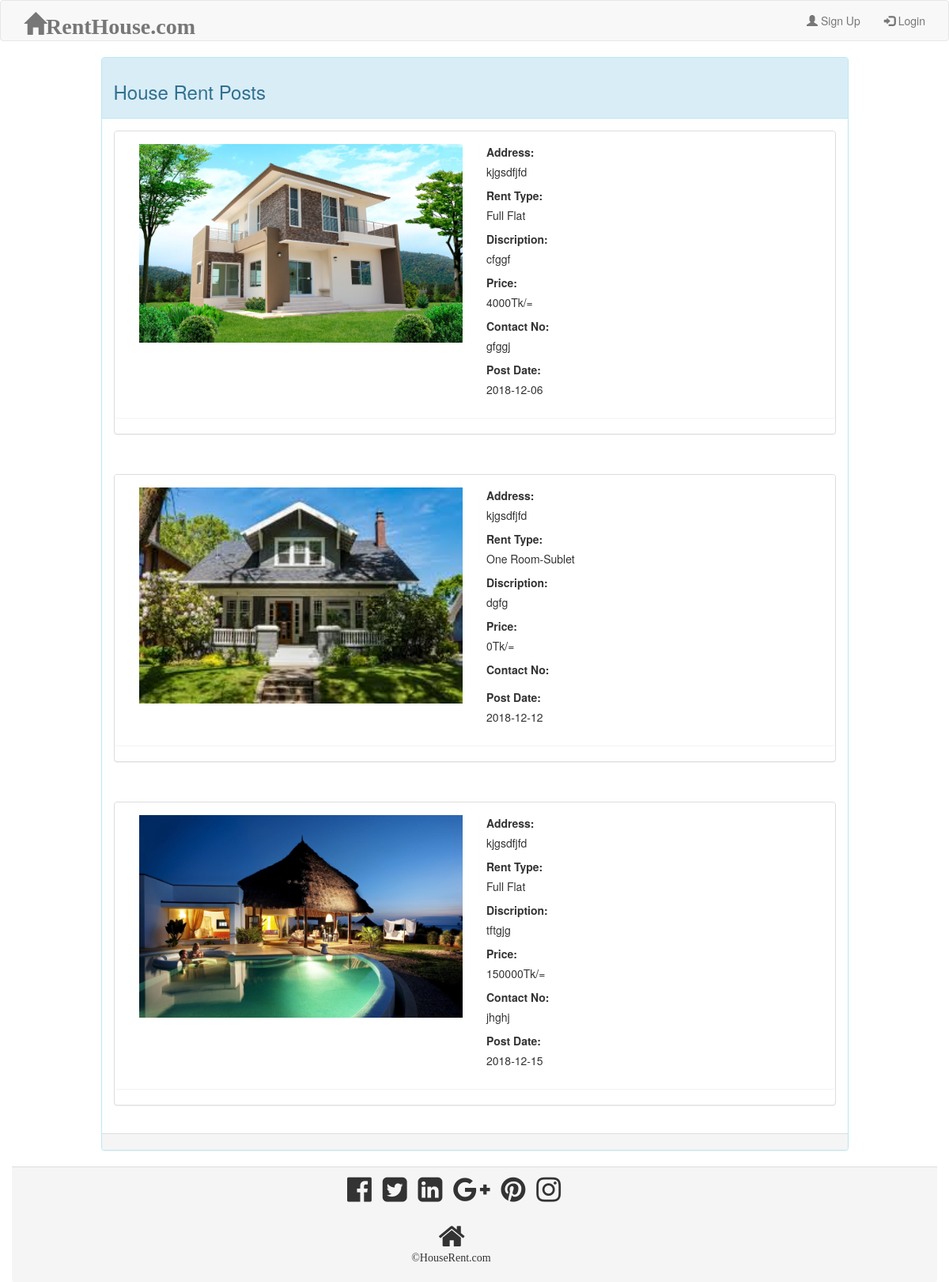
/posts.php, run on the app's committed database.
### tables this page shows
CREATE TABLE `post` (
  `id` int(11) NOT NULL,
  `member_id` int(11) NOT NULL,
  `city` varchar(300) NOT NULL,
  `area` varchar(300) NOT NULL,
  `rent_type` varchar(100) NOT NULL,
  `image` varchar(200) NOT NULL,
  `discription` text NOT NULL,
  `price` int(11) NOT NULL,
  `address` text NOT NULL,
  `post_date` date NOT NULL,
  `contact_no` varchar(100) NOT NULL
);

### posts.php (the view)
<?php
include 'partials/main_head.php';
include "partials/main_head_middle.php";
include 'partials/navigation.php';
$query="SELECT * FROM post ORDER BY post_date ASC ";
if($connect->query($query))
{
    $results=$connect->query($query);
}
?>
<div class="container">
    <div class="row">
        <div class="col-md-10 col-md-offset-1">
            <div class="panel panel-info">
                <div class="panel-heading">
                    <h3>House Rent Posts</h3>
                </div>
                <?php
                foreach ($results as $result)
                {
                    ?>
                    <div class="panel-body">
                        <div class="panel panel-default">
                        <div class="panel panel-body">
                            <div class="col-md-6">
                                <img src="<?php echo $result['image']?>" height="100%" width="100%">
                            </div>
                            <div class="col-md-6">
                                <label>Address:</label>
                                <p><?php echo $result['address']?></p>
                                <label>Rent Type:</label>
                                <p><?php echo $result['rent_type']?></p>
                                <label>Discription:</label>
                                <p><?php echo $result['discription']?></p>
                                <label>Price:</label>
                                <p><?php echo $result['price']?>Tk/=</p>
                                <label>Contact No:</label>
                                <p><?php echo $result['contact_no']?></p>
                                <label>Post Date:</label>
                                <p><?php echo $result['post_date']?></p>
                            </div>
                        </div>
                        </div>
                    </div>
                <?php
                }
                ?>
                <div class="panel-footer">
                </div>
            </div>
        </div>
    </div>
</div>
</body>
</html>
<?php
include 'partials/main_footer.php'
?>

### data on the page
post: image (picture), address "kjgsdfjfd", rent_type "Full Flat", discription "cfggf", price "4000", contact_no "gfggj", post_date "2018-12-06"
post: image (picture), address "kjgsdfjfd", rent_type "One Room-Sublet", discription "dgfg", price "0", post_date "2018-12-12"
post: image (picture), address "kjgsdfjfd", rent_type "Full Flat", discription "tftgjg", price "150000", contact_no "jhghj", post_date "2018-12-15"
